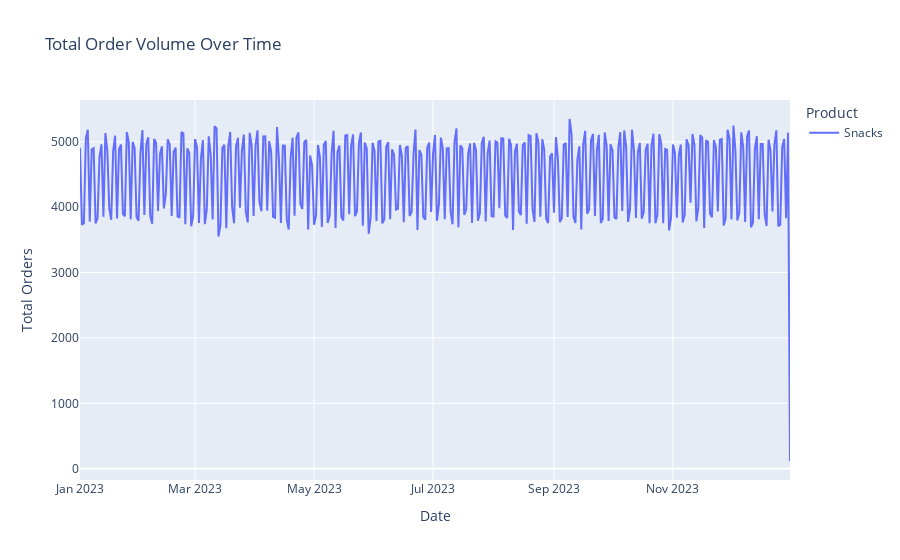

The code cell stored with this chart in its notebook:
### Code cell
#Order Volume by DateTime (Monthly Time Series)
datetime_order_volume = product_data.groupby(['Date','Product'])['Order_Volume'].sum().reset_index()

# Plotting Order Volume over Time
fig = px.line(datetime_order_volume, x='Date', y='Order_Volume',color='Product', title='Total Order Volume Over Time', 
              labels={'Order_Volume': 'Total Orders'})
fig.show()

### Figure 1 — Plotly figure (JSON) as saved in the notebook; plotly's stock layout.template omitted (floating-point values rounded to 4 significant figures; data arrays with more than 128 entries replaced by an {"elided": "..."} marker saying what was removed)
{"data": [{"hovertemplate": "Product=Snacks<br>Date=%{x}<br>Total Orders=%{y}<extra></extra>", "legendgroup": "Snacks", "line": {"color": "#636efa", "dash": "solid"}, "marker": {"symbol": "circle"}, "mode": "lines", "name": "Snacks", "orientation": "v", "showlegend": true, "type": "scatter", "x": {"elided": "365 str values"}, "xaxis": "x", "y": {"elided": "365 int values"}, "yaxis": "y"}], "layout": {"legend": {"title": {"text": "Product"}, "tracegroupgap": 0}, "title": {"text": "Total Order Volume Over Time"}, "xaxis": {"anchor": "y", "domain": [0, 1], "title": {"text": "Date"}}, "yaxis": {"anchor": "x", "domain": [0, 1], "title": {"text": "Total Orders"}}}}
